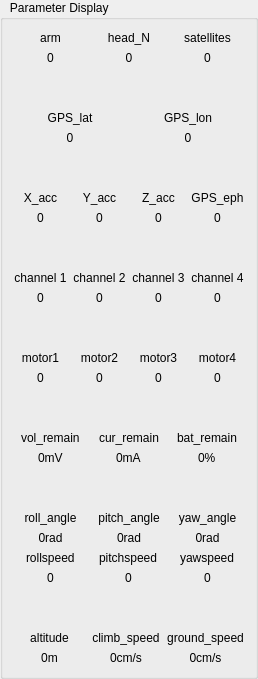
      <widget class="QGroupBox" name="groupBox_3">
       <property name="sizePolicy">
        <sizepolicy hsizetype="Fixed" vsizetype="Expanding">
         <horstretch>0</horstretch>
         <verstretch>0</verstretch>
        </sizepolicy>
       </property>
       <property name="title">
        <string>   Parameter Display</string>
       </property>
       <layout class="QGridLayout" name="gridLayout_21">
        <item row="4" column="0">
         <spacer name="verticalSpacer_2">
          <property name="orientation">
           <enum>Qt::Vertical</enum>
          </property>
          <property name="sizeHint" stdset="0">
           <size>
            <width>20</width>
            <height>40</height>
           </size>
          </property>
         </spacer>
        </item>
        <item row="11" column="0">
         <spacer name="verticalSpacer_5">
          <property name="orientation">
           <enum>Qt::Vertical</enum>
          </property>
          <property name="sizeHint" stdset="0">
           <size>
            <width>20</width>
            <height>40</height>
           </size>
          </property>
         </spacer>
        </item>
        <item row="21" column="0">
         <layout class="QGridLayout" name="gridLayout_7">
          <item row="0" column="0">
           <widget class="QLabel" name="label_24">
            <property name="text">
             <string>altitude</string>
            </property>
            <property name="alignment">
             <set>Qt::AlignCenter</set>
            </property>
           </widget>
          </item>
          <item row="0" column="1">
           <widget class="QLabel" name="label_25">
            <property name="text">
             <string>climb_speed</string>
            </property>
            <property name="alignment">
             <set>Qt::AlignCenter</set>
            </property>
           </widget>
          </item>
          <item row="0" column="2">
           <widget class="QLabel" name="label_31">
            <property name="text">
             <string>ground_speed</string>
            </property>
            <property name="alignment">
             <set>Qt::AlignCenter</set>
            </property>
           </widget>
          </item>
          <item row="1" column="0">
           <widget class="QLabel" name="label_altitude">
            <property name="text">
             <string>0m</string>
            </property>
            <property name="alignment">
             <set>Qt::AlignCenter</set>
            </property>
           </widget>
          </item>
          <item row="1" column="1">
           <widget class="QLabel" name="label_climb_speed">
            <property name="text">
             <string>0cm/s</string>
            </property>
            <property name="alignment">
             <set>Qt::AlignCenter</set>
            </property>
           </widget>
          </item>
          <item row="1" column="2">
           <widget class="QLabel" name="label_ground_speed">
            <property name="text">
             <string>0cm/s</string>
            </property>
            <property name="alignment">
             <set>Qt::AlignCenter</set>
            </property>
           </widget>
          </item>
         </layout>
        </item>
        <item row="10" column="0">
         <layout class="QGridLayout" name="gridLayout_9">
          <item row="1" column="0">
           <widget class="QLabel" name="label_motor1">
            <property name="text">
             <string>0</string>
            </property>
            <property name="alignment">
             <set>Qt::AlignCenter</set>
            </property>
           </widget>
          </item>
          <item row="1" column="3">
           <widget class="QLabel" name="label_motor4">
            <property name="text">
             <string>0</string>
            </property>
            <property name="alignment">
             <set>Qt::AlignCenter</set>
            </property>
           </widget>
          </item>
          <item row="1" column="1">
           <widget class="QLabel" name="label_motor2">
            <property name="text">
             <string>0</string>
            </property>
            <property name="alignment">
             <set>Qt::AlignCenter</set>
            </property>
           </widget>
          </item>
          <item row="0" column="0">
           <widget class="QLabel" name="label_27">
            <property name="text">
             <string>motor1</string>
            </property>
            <property name="alignment">
             <set>Qt::AlignCenter</set>
            </property>
           </widget>
          </item>
          <item row="1" column="2">
           <widget class="QLabel" name="label_motor3">
            <property name="text">
             <string>0</string>
            </property>
            <property name="alignment">
             <set>Qt::AlignCenter</set>
            </property>
           </widget>
          </item>
          <item row="0" column="3">
           <widget class="QLabel" name="label_30">
            <property name="text">
             <string>motor4</string>
            </property>
            <property name="alignment">
             <set>Qt::AlignCenter</set>
            </property>
           </widget>
          </item>
          <item row="0" column="1">
           <widget class="QLabel" name="label_28">
            <property name="text">
             <string>motor2</string>
            </property>
            <property name="alignment">
             <set>Qt::AlignCenter</set>
            </property>
           </widget>
          </item>
          <item row="0" column="2">
           <widget class="QLabel" name="label_29">
            <property name="text">
             <string>motor3</string>
            </property>
            <property name="alignment">
             <set>Qt::AlignCenter</set>
            </property>
           </widget>
          </item>
         </layout>
        </item>
        <item row="9" column="0">
         <spacer name="verticalSpacer_4">
          <property name="orientation">
           <enum>Qt::Vertical</enum>
          </property>
          <property name="sizeHint" stdset="0">
           <size>
            <width>20</width>
            <height>40</height>
           </size>
          </property>
         </spacer>
        </item>
        <item row="8" column="0">
         <layout class="QGridLayout" name="gridLayout_4">
          <item row="0" column="0">
           <widget class="QLabel" name="label_12">
            <property name="text">
             <string>channel 1</string>
            </property>
            <property name="alignment">
             <set>Qt::AlignCenter</set>
            </property>
           </widget>
          </item>
          <item row="0" column="1">
           <widget class="QLabel" name="label_13">
            <property name="text">
             <string>channel 2</string>
            </property>
            <property name="alignment">
             <set>Qt::AlignCenter</set>
            </property>
           </widget>
          </item>
          <item row="0" column="2">
           <widget class="QLabel" name="label_14">
            <property name="text">
             <string>channel 3</string>
            </property>
            <property name="alignment">
             <set>Qt::AlignCenter</set>
            </property>
           </widget>
          </item>
          <item row="0" column="3">
           <widget class="QLabel" name="label_26">
            <property name="text">
             <string>channel 4</string>
            </property>
            <property name="alignment">
             <set>Qt::AlignCenter</set>
            </property>
           </widget>
          </item>
          <item row="1" column="0">
           <widget class="QLabel" name="label_channel1">
            <property name="text">
             <string>0</string>
            </property>
            <property name="alignment">
             <set>Qt::AlignCenter</set>
            </property>
           </widget>
          </item>
          <item row="1" column="1">
           <widget class="QLabel" name="label_channel2">
            <property name="text">
             <string>0</string>
            </property>
            <property name="alignment">
             <set>Qt::AlignCenter</set>
            </property>
           </widget>
          </item>
          <item row="1" column="2">
           <widget class="QLabel" name="label_channel3">
            <property name="text">
             <string>0</string>
            </property>
            <property name="alignment">
             <set>Qt::AlignCenter</set>
            </property>
           </widget>
          </item>
          <item row="1" column="3">
           <widget class="QLabel" name="label_channel4">
            <property name="text">
             <string>0</string>
            </property>
            <property name="alignment">
             <set>Qt::AlignCenter</set>
            </property>
           </widget>
          </item>
         </layout>
        </item>
        <item row="2" column="0">
         <spacer name="verticalSpacer">
          <property name="orientation">
           <enum>Qt::Vertical</enum>
          </property>
          <property name="sizeHint" stdset="0">
           <size>
            <width>20</width>
            <height>40</height>
           </size>
          </property>
         </spacer>
        </item>
        <item row="13" column="0">
         <spacer name="verticalSpacer_6">
          <property name="orientation">
           <enum>Qt::Vertical</enum>
          </property>
          <property name="sizeHint" stdset="0">
           <size>
            <width>20</width>
            <height>40</height>
           </size>
          </property>
         </spacer>
        </item>
        <item row="20" column="0">
         <spacer name="verticalSpacer_7">
          <property name="orientation">
           <enum>Qt::Vertical</enum>
          </property>
          <property name="sizeHint" stdset="0">
           <size>
            <width>20</width>
            <height>40</height>
           </size>
          </property>
         </spacer>
        </item>
        <item row="19" column="0">
         <layout class="QGridLayout" name="gridLayout_20">
          <item row="0" column="0" alignment="Qt::AlignHCenter">
           <widget class="QLabel" name="label_57">
            <property name="text">
             <string>rollspeed</string>
            </property>
           </widget>
          </item>
          <item row="0" column="1" alignment="Qt::AlignHCenter">
           <widget class="QLabel" name="label_58">
            <property name="text">
             <string>pitchspeed</string>
            </property>
           </widget>
          </item>
          <item row="0" column="2" alignment="Qt::AlignHCenter">
           <widget class="QLabel" name="label_59">
            <property name="text">
             <string>yawspeed</string>
            </property>
           </widget>
          </item>
          <item row="1" column="0" alignment="Qt::AlignHCenter">
           <widget class="QLabel" name="label_rollspeed">
            <property name="text">
             <string>0</string>
            </property>
           </widget>
          </item>
          <item row="1" column="1" alignment="Qt::AlignHCenter">
           <widget class="QLabel" name="label_pitchspeed">
            <property name="text">
             <string>0</string>
            </property>
           </widget>
          </item>
          <item row="1" column="2" alignment="Qt::AlignHCenter">
           <widget class="QLabel" name="label_yawspeed">
            <property name="text">
             <string>0</string>
            </property>
           </widget>
          </item>
         </layout>
        </item>
        <item row="0" column="0">
         <layout class="QGridLayout" name="gridLayout_19">
          <item row="1" column="1">
           <widget class="QLabel" name="label_head_N">
            <property name="text">
             <string>0</string>
            </property>
            <property name="alignment">
             <set>Qt::AlignCenter</set>
            </property>
           </widget>
          </item>
          <item row="0" column="2">
           <widget class="QLabel" name="label_56">
            <property name="text">
             <string>satellites</string>
            </property>
            <property name="alignment">
             <set>Qt::AlignCenter</set>
            </property>
           </widget>
          </item>
          <item row="0" column="1">
           <widget class="QLabel" name="label_55">
            <property name="text">
             <string>head_N</string>
            </property>
            <property name="alignment">
             <set>Qt::AlignCenter</set>
            </property>
           </widget>
          </item>
          <item row="0" column="0">
           <widget class="QLabel" name="label_53">
            <property name="text">
             <string>arm</string>
            </property>
            <property name="alignment">
             <set>Qt::AlignCenter</set>
            </property>
           </widget>
          </item>
          <item row="1" column="2">
           <widget class="QLabel" name="label_satellites">
            <property name="text">
             <string>0</string>
            </property>
            <property name="alignment">
             <set>Qt::AlignCenter</set>
            </property>
           </widget>
          </item>
          <item row="1" column="0">
           <widget class="QLabel" name="label_arm">
            <property name="text">
             <string>0</string>
            </property>
            <property name="alignment">
             <set>Qt::AlignCenter</set>
            </property>
           </widget>
          </item>
         </layout>
        </item>
        <item row="12" column="0">
         <layout class="QGridLayout" name="gridLayout_6">
          <item row="0" column="0" alignment="Qt::AlignHCenter">
           <widget class="QLabel" name="label_21">
            <property name="text">
             <string>vol_remain</string>
            </property>
           </widget>
          </item>
          <item row="0" column="1" alignment="Qt::AlignHCenter">
           <widget class="QLabel" name="label_22">
            <property name="text">
             <string>cur_remain</string>
            </property>
           </widget>
          </item>
          <item row="0" column="2" alignment="Qt::AlignHCenter">
           <widget class="QLabel" name="label_23">
            <property name="text">
             <string>bat_remain</string>
            </property>
           </widget>
          </item>
          <item row="1" column="0" alignment="Qt::AlignHCenter">
           <widget class="QLabel" name="label_vol_remain">
            <property name="text">
             <string>0mV</string>
            </property>
           </widget>
          </item>
          <item row="1" column="1" alignment="Qt::AlignHCenter">
           <widget class="QLabel" name="label_cur_remain">
            <property name="text">
             <string>0mA</string>
            </property>
           </widget>
          </item>
          <item row="1" column="2" alignment="Qt::AlignHCenter">
           <widget class="QLabel" name="label_bat_remain">
            <property name="text">
             <string>0%</string>
            </property>
           </widget>
          </item>
         </layout>
        </item>
        <item row="14" column="0" rowspan="5">
         <layout class="QGridLayout" name="gridLayout_11">
          <item row="0" column="1">
           <widget class="QLabel" name="label_3">
            <property name="layoutDirection">
             <enum>Qt::LeftToRight</enum>
            </property>
            <property name="text">
             <string>pitch_angle</string>
            </property>
            <property name="alignment">
             <set>Qt::AlignCenter</set>
            </property>
           </widget>
          </item>
          <item row="0" column="0">
           <widget class="QLabel" name="label">
            <property name="layoutDirection">
             <enum>Qt::LeftToRight</enum>
            </property>
            <property name="text">
             <string>roll_angle</string>
            </property>
            <property name="alignment">
             <set>Qt::AlignCenter</set>
            </property>
           </widget>
          </item>
          <item row="1" column="0">
           <widget class="QLabel" name="label_roll_angle">
            <property name="layoutDirection">
             <enum>Qt::LeftToRight</enum>
            </property>
            <property name="text">
             <string>0rad</string>
            </property>
            <property name="alignment">
             <set>Qt::AlignCenter</set>
            </property>
           </widget>
          </item>
          <item row="0" column="2">
           <widget class="QLabel" name="label_4">
            <property name="layoutDirection">
             <enum>Qt::LeftToRight</enum>
            </property>
            <property name="text">
             <string>yaw_angle</string>
            </property>
            <property name="alignment">
             <set>Qt::AlignCenter</set>
            </property>
           </widget>
          </item>
          <item row="1" column="1">
           <widget class="QLabel" name="label_pitch_angle">
            <property name="layoutDirection">
             <enum>Qt::LeftToRight</enum>
            </property>
            <property name="text">
             <string>0rad</string>
            </property>
            <property name="alignment">
             <set>Qt::AlignCenter</set>
            </property>
           </widget>
          </item>
          <item row="1" column="2">
           <widget class="QLabel" name="label_yaw_angle">
            <property name="layoutDirection">
             <enum>Qt::LeftToRight</enum>
            </property>
            <property name="text">
             <string>0rad</string>
            </property>
            <property name="alignment">
             <set>Qt::AlignCenter</set>
            </property>
           </widget>
          </item>
         </layout>
        </item>
        <item row="7" column="0">
         <spacer name="verticalSpacer_3">
          <property name="orientation">
           <enum>Qt::Vertical</enum>
          </property>
          <property name="sizeHint" stdset="0">
           <size>
            <width>20</width>
            <height>40</height>
           </size>
          </property>
         </spacer>
        </item>
        <item row="6" column="0">
         <layout class="QGridLayout" name="gridLayout_5">
          <item row="0" column="0">
           <widget class="QLabel" name="label_17">
            <property name="text">
             <string>X_acc</string>
            </property>
            <property name="alignment">
             <set>Qt::AlignCenter</set>
            </property>
           </widget>
          </item>
          <item row="0" column="1">
           <widget class="QLabel" name="label_18">
            <property name="text">
             <string>Y_acc</string>
            </property>
            <property name="alignment">
             <set>Qt::AlignCenter</set>
            </property>
           </widget>
          </item>
          <item row="0" column="2">
           <widget class="QLabel" name="label_19">
            <property name="text">
             <string>Z_acc</string>
            </property>
            <property name="alignment">
             <set>Qt::AlignCenter</set>
            </property>
           </widget>
          </item>
          <item row="0" column="3">
           <widget class="QLabel" name="label_eph">
            <property name="text">
             <string>GPS_eph</string>
            </property>
            <property name="alignment">
             <set>Qt::AlignCenter</set>
            </property>
           </widget>
          </item>
          <item row="1" column="0">
           <widget class="QLabel" name="label_X_acc">
            <property name="text">
             <string>0</string>
            </property>
            <property name="alignment">
             <set>Qt::AlignCenter</set>
            </property>
           </widget>
          </item>
          <item row="1" column="1">
           <widget class="QLabel" name="label_Y_acc">
            <property name="text">
             <string>0</string>
            </property>
            <property name="alignment">
             <set>Qt::AlignCenter</set>
            </property>
           </widget>
          </item>
          <item row="1" column="2">
           <widget class="QLabel" name="label_Z_acc">
            <property name="text">
             <string>0</string>
            </property>
            <property name="alignment">
             <set>Qt::AlignCenter</set>
            </property>
           </widget>
          </item>
          <item row="1" column="3">
           <widget class="QLabel" name="label_GPS_eph">
            <property name="text">
             <string>0</string>
            </property>
            <property name="alignment">
             <set>Qt::AlignCenter</set>
            </property>
           </widget>
          </item>
         </layout>
        </item>
        <item row="3" column="0">
         <layout class="QGridLayout" name="gridLayout_3">
          <item row="1" column="1">
           <widget class="QLabel" name="label_GPS_lon">
            <property name="text">
             <string>0</string>
            </property>
            <property name="alignment">
             <set>Qt::AlignCenter</set>
            </property>
           </widget>
          </item>
          <item row="1" column="0">
           <widget class="QLabel" name="label_GPS_lat">
            <property name="text">
             <string>0</string>
            </property>
            <property name="alignment">
             <set>Qt::AlignCenter</set>
            </property>
           </widget>
          </item>
          <item row="0" column="1">
           <widget class="QLabel" name="label_10">
            <property name="text">
             <string>GPS_lon</string>
            </property>
            <property name="alignment">
             <set>Qt::AlignCenter</set>
            </property>
           </widget>
          </item>
          <item row="0" column="0">
           <widget class="QLabel" name="label_11">
            <property name="text">
             <string>GPS_lat</string>
            </property>
            <property name="alignment">
             <set>Qt::AlignCenter</set>
            </property>
           </widget>
          </item>
         </layout>
        </item>
       </layout>
      </widget>
